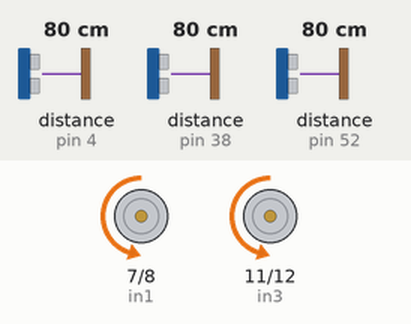
Recording of a program running on a simulated Arduino Mega 2560, built with avr-gcc and run on an emulated ATmega2560. Parts: motor-driver pin pairs drawn as motors (green arrow = first pin HIGH = forward, orange = second pin HIGH = backward, longer = more drive, scaled by the enable pin). Inputs (shaded band) come from the test bench; at power-on: distance to the obstacle (sensors on pin 4, pin 38, pin 52) 80 cm. The echo pulse lasts 58.3 µs per cm.

Above: at 1.2 s.
1.3 s: distance to the obstacle (sensor on pin 4) set to 20 cm
2.8 s: distance to the obstacle (sensor on pin 4) set to 16 cm
At 3.8 s:
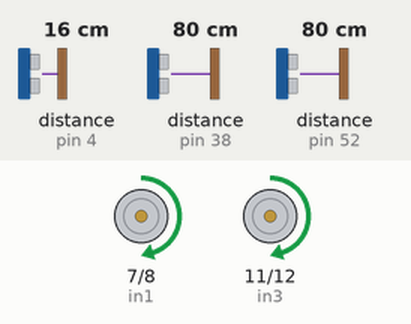
4.3 s: distance to the obstacle (sensor on pin 38) set to 2 cm
At 5.2 s:
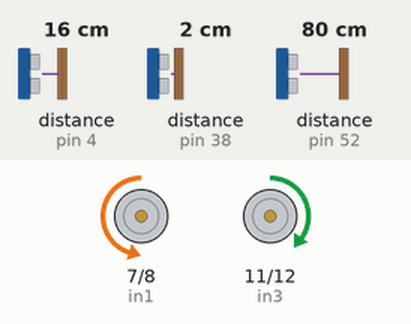
5.8 s: distance to the obstacle (sensor on pin 52) set to 20 cm
7.3 s: distance to the obstacle (sensor on pin 52) set to 16 cm
At 8.5 s:
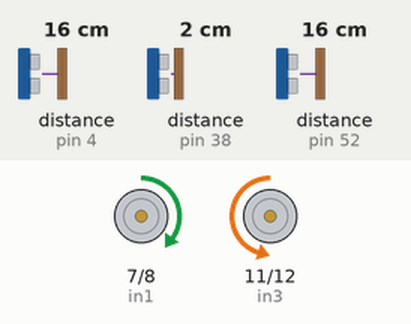
8.8 s: distance to the obstacle (sensor on pin 52) set to 35 cm
At 9.5 s:
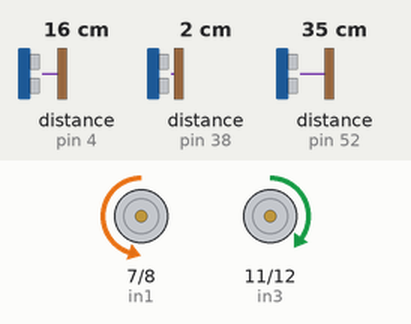
Timing chart, 0 to 11.3 s (numbered marks = the images above; inputs shaded):
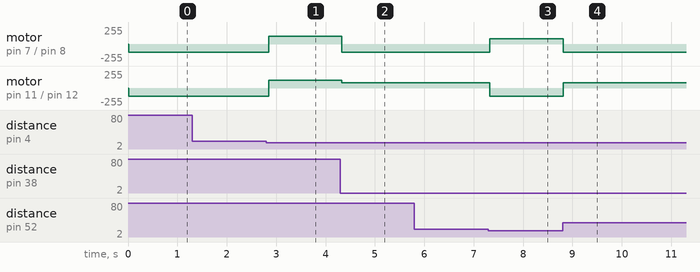

The program:

main.cpp
```cpp
#include <Arduino.h>
#include <NewPing.h>
#include <pins.h>

#define max_ping_distance 100  // maximum ping distance is 20 cm
#define keep_out_distance 19 // an obstacle is noticed if the robot comes this close to an obstacle

// create ultrasonic objects
NewPing left_sonar(LEFT_TRIG, LEFT_ECHO, max_ping_distance);
NewPing front_sonar(FRONT_TRIG, FRONT_ECHO, max_ping_distance);
NewPing right_sonar(RIGHT_TRIG, RIGHT_ECHO, max_ping_distance);

int my_delay = 50;

// speed constants
int speed = 120;
int turn_speed = 80;

// motor movement function prototypes
void forward(int, int);
void left(int, int);
void right(int, int);
void reverse(int, int);
void stop();

// ==============================Motor functions ====================================
void forward(int r_speed, int l_speed){

  // turn ON all motors
  digitalWrite(in1, LOW);
  digitalWrite(in2, HIGH);

  // left motor on
  digitalWrite(in3, LOW);
  digitalWrite(in4, HIGH);

  analogWrite(ena, l_speed);
  analogWrite(enb, r_speed);
}

void left(int r_speed, int l_speed){
  // turn motors left - right motor on, left motor reversed direction
  digitalWrite(in1, HIGH);
  digitalWrite(in2, LOW);

  digitalWrite(in3, LOW);
  digitalWrite(in4, HIGH);

  analogWrite(ena, turn_speed);
  analogWrite(enb, r_speed);
}

void right(int r_speed, int l_speed){
  // turn motors right
  digitalWrite(in1, LOW);
  digitalWrite(in2, HIGH);

  digitalWrite(in3, HIGH);
  digitalWrite(in4, LOW);

  analogWrite(ena, l_speed);
  analogWrite(enb, turn_speed);
}

void reverse(int r_speed, int l_speed){
  digitalWrite(in1, HIGH);
  digitalWrite(in2, LOW);

  // left motor on
  digitalWrite(in3, HIGH);
  digitalWrite(in4, LOW);

  analogWrite(ena, l_speed);
  analogWrite(enb, r_speed);
}

void stop(){
  // turn motors OFF
  digitalWrite(in1, LOW);
  digitalWrite(in2, LOW);
  digitalWrite(in3, LOW);
  digitalWrite(in4, LOW);
}

void initialize_motors(){
  /*
  Initialize the motors
  */

  digitalWrite(in1, HIGH);
  digitalWrite(in2, LOW);
  digitalWrite(in3, HIGH);
  digitalWrite(in4, LOW);
}

void setup() {
  // set up motor driver pins
  pinMode(in1, OUTPUT);
  pinMode(in2, OUTPUT);
  pinMode(in3, OUTPUT);
  pinMode(in4, OUTPUT);
  pinMode(ena, OUTPUT);
  pinMode(enb, OUTPUT);

  // init motors
  // initialize_motors();
  delayMicroseconds(2000);

  Serial.begin(9600);
}

void loop() {


  // debug
  // Serial.print("Left: "); Serial.print(left_sonar.ping_cm()); Serial.print("\t");
  // Serial.print("Front: "); Serial.print(front_sonar.ping_cm()); Serial.print("\t");
  // Serial.print("Right: "); Serial.print(right_sonar.ping_cm()); Serial.print("\t");
  // Serial.println();


  if((front_sonar.ping_cm() > keep_out_distance) && (right_sonar.ping_cm() > keep_out_distance) && (left_sonar.ping_cm() > keep_out_distance)){ // no obstacle infront, keep moving forward
    // no obstacles to the right or to the left or to the front
    forward(speed, speed);
    // Serial.print("Forward");
  }

   else if ((front_sonar.ping_cm() < keep_out_distance) && (right_sonar.ping_cm() < keep_out_distance) && (left_sonar.ping_cm() > keep_out_distance)){
    // obstacle infront and to the right
    left(speed, speed);
    // Serial.print("left 2");
  }

  else if ((front_sonar.ping_cm() < keep_out_distance) && (right_sonar.ping_cm() > keep_out_distance) && (left_sonar.ping_cm() < keep_out_distance)){
    // obstacle infront and to the left
    right(speed, speed);
    // Serial.print("right");
  }

  else if ((front_sonar.ping_cm() < keep_out_distance) && (right_sonar.ping_cm() > keep_out_distance) && (left_sonar.ping_cm() > keep_out_distance)){
    // obstacles all sides
    reverse(speed, speed);
    // Serial.print("reverse");
  }

  else if ((front_sonar.ping_cm() > keep_out_distance) && (right_sonar.ping_cm() < keep_out_distance) && (left_sonar.ping_cm() < keep_out_distance)){
    // obstacle to the left and right. no obstacle infront
    forward(speed, speed);
    // Serial.print("Forward");
  }

  else if(right_sonar.ping_cm() < keep_out_distance){
    // obstacle to the right, turn left
    left(speed, speed);
    // Serial.print("left");
  }

  else if(left_sonar.ping_cm() < keep_out_distance){
    // obstacle to the left, turn right
    right(speed, speed);
    // Serial.print("right");
  } else{
    forward(speed, speed);
    // Serial.print("Forward");
  }

  delay(my_delay);
}
```

pins.h
```cpp
// motor pins
#define in1 7 // left motor
#define in2 8

#define in3 11 // right motor
#define in4 12

#define ena 6 // left motor
#define enb 10 // right motor

// Sonar pins
#define LEFT_TRIG 30
#define LEFT_ECHO 38

#define FRONT_TRIG 3
#define FRONT_ECHO 4

#define RIGHT_TRIG 2
#define RIGHT_ECHO 52
```

Measured:
- the behaviour switches between 19 and 18 cm on distance to the obstacle (sensor on pin 4) (found by bisection; images 0 and 1)
- the behaviour switches between 19 and 18 cm on distance to the obstacle (sensor on pin 52) (found by bisection; images 2 and 3)
- after the input at 1.3 s, every drawn part: stays the same
- after the input at 2.8 s, motor on pin 7 (in1) / pin 8 (in2), motor on pin 11 (in3) / pin 12 (in4): backward 120/255 → forward 120/255 after 0.05 s
- after the input at 4.3 s, motor on pin 7 (in1) / pin 8 (in2): forward 120/255 → backward 120/255 at once; motor on pin 11 (in3) / pin 12 (in4): forward 120/255 → forward 80/255 at once
- after the input at 5.8 s, every drawn part: stays the same
- after the input at 7.3 s, motor on pin 7 (in1) / pin 8 (in2): backward 120/255 → forward 80/255 at once; motor on pin 11 (in3) / pin 12 (in4): forward 80/255 → backward 120/255 at once
- after the input at 8.8 s, motor on pin 7 (in1) / pin 8 (in2): forward 80/255 → backward 120/255 at once; motor on pin 11 (in3) / pin 12 (in4): backward 120/255 → forward 80/255 at once
